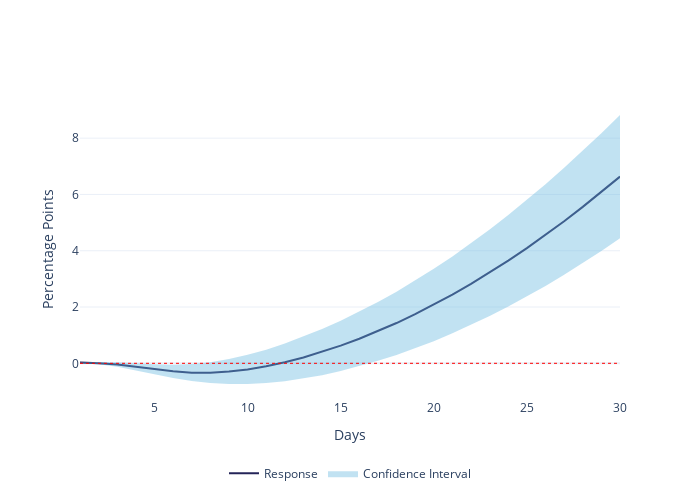

The notebook cell this image was saved under:
### Code cell
inflation_exchange_cum = plot_irf(irf_inf_fx_cum, y_axis_name='Percentage Points')
#inflation_exchange_cum.write_image('./images/inflation_exchange_cum.png', format='png', scale=3)

### Figure 1 — Plotly figure (JSON) as saved in the notebook; plotly's stock layout.template omitted (floating-point values rounded to 4 significant figures)
{"data": [{"line": {"color": "#242458", "width": 2}, "mode": "lines", "name": "Response", "type": "scatter", "x": [1, 2, 3, 4, 5, 6, 7, 8, 9, 10, 11, 12, 13, 14, 15, 16, 17, 18, 19, 20, 21, 22, 23, 24, 25, 26, 27, 28, 29, 30], "y": [0.02525, 0.005082, -0.04362, -0.121, -0.2111, -0.2856, -0.3314, -0.3333, -0.2935, -0.2165, -0.1061, 0.03569, 0.2068, 0.4045, 0.6269, 0.8721, 1.14, 1.431, 1.745, 2.082, 2.441, 2.822, 3.225, 3.649, 4.095, 4.562, 5.05, 5.558, 6.086, 6.635]}, {"fill": "toself", "fillcolor": "rgba(101, 183, 222, 0.4)", "hoverinfo": "skip", "line": {"color": "rgba(248,232,160,0)"}, "name": "Confidence Interval", "type": "scatter", "x": [1, 2, 3, 4, 5, 6, 7, 8, 9, 10, 11, 12, 13, 14, 15, 16, 17, 18, 19, 20, 21, 22, 23, 24, 25, 26, 27, 28, 29, 30, 30, 29, 28, 27, 26, 25, 24, 23, 22, 21, 20, 19, 18, 17, 16, 15, 14, 13, 12, 11, 10, 9, 8, 7, 6, 5, 4, 3, 2, 1], "y": [0.01453, -0.03224, -0.1182, -0.2414, -0.3849, -0.5193, -0.6296, -0.7014, -0.7368, -0.7368, -0.7028, -0.637, -0.542, -0.4207, -0.2741, -0.1045, 0.08674, 0.2995, 0.5334, 0.7884, 1.064, 1.361, 1.678, 2.015, 2.372, 2.749, 3.146, 3.561, 3.994, 4.445, 8.825, 8.177, 7.55, 6.946, 6.363, 5.803, 5.267, 4.754, 4.264, 3.799, 3.357, 2.94, 2.547, 2.178, 1.834, 1.514, 1.217, 0.9449, 0.7003, 0.4855, 0.3029, 0.153, 0.04029, -0.0282, -0.04837, -0.03356, 0.003274, 0.03456, 0.04603, 0.03905]}, {"line": {"color": "red", "dash": "dot", "width": 1}, "mode": "lines", "showlegend": false, "type": "scatter", "x": [1, 30], "y": [0, 0]}], "layout": {"height": 500, "legend": {"orientation": "h", "x": 0.5, "xanchor": "center", "y": -0.2, "yanchor": "top"}, "width": 700, "xaxis": {"showgrid": false, "title": {"text": "Days"}}, "yaxis": {"title": {"text": "Percentage Points"}}}}
